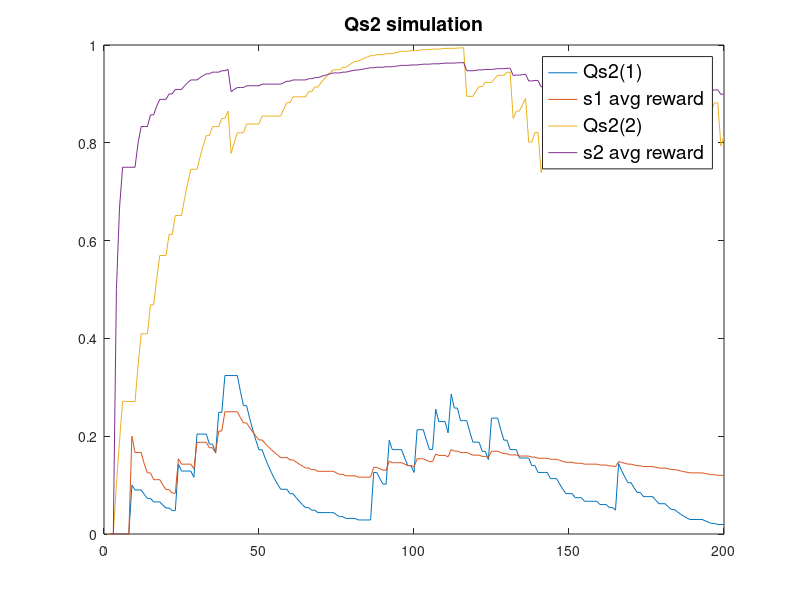

The MATLAB source for this figure:
%% single stage 2 model free calculation
% KLI 20190927
%
% this is calculating model free Q (or v) for stage two, which has no action.
% Qmf(s2)=Qmb(s2)
% Qmf(s2) should be roughly the average of rewards for the s2 seen
%
%%

clear;

totalTrials=201;
alpha=0.1;

reward_prob1=0.2;
reward_prob2=0.9;

%%

Qs2=zeros(1,2);

dataSheet=zeros([totalTrials-1,5]);
trial=1;
count1=1; % here, count1 and count2 are used to keep track of total s2 seen
count2=1;

while trial < totalTrials
    
    % here, s2 is just a random choice between the two stage possibilities.
    s2=randi(2,1);
    
    %% reward
    
    winRand=rand;
    
    if s2==1
        reward_prob=reward_prob1;
    else
        reward_prob=reward_prob2;
    end
    
    
    if winRand < reward_prob
        reward=1;
    else 
        reward=0;
    end
    
    %%
    
    Qs2(s2)=Qs2(s2)+(alpha* (reward-Qs2(s2)));
    
    %% saving data
    dataSheet(trial,1)=trial;
    dataSheet(trial,2)=s2;
    
    if s2==1 % document reward for s2(1)
        count1=count1+1;
        dataSheet(trial,3)=reward;
        dataSheet(trial,4)=0;
    else % document reward for s2(2)
        count2=count2+1;
        dataSheet(trial,4)=reward;
        dataSheet(trial,3)=0;
    end
    
    dataSheet(trial,5)=Qs2(1);
    dataSheet(trial,6)=sum(dataSheet(:,3))/(count1-1); %running average of reward for s1
    dataSheet(trial,7)=Qs2(2);
    dataSheet(trial,8)=sum(dataSheet(:,4))/(count2-1); %running average of reward for s2
    %%
    
    trial=trial+1;
    
end

figure
plot(dataSheet(:,1),dataSheet(:,5),dataSheet(:,1),dataSheet(:,6),...
    dataSheet(:,1),dataSheet(:,7),dataSheet(:,1),dataSheet(:,8));
title('Qs2 simulation','FontSize',14)
legend('Qs2(1)','s1 avg reward','Qs2(2)','s2 avg reward','FontSize',14);
